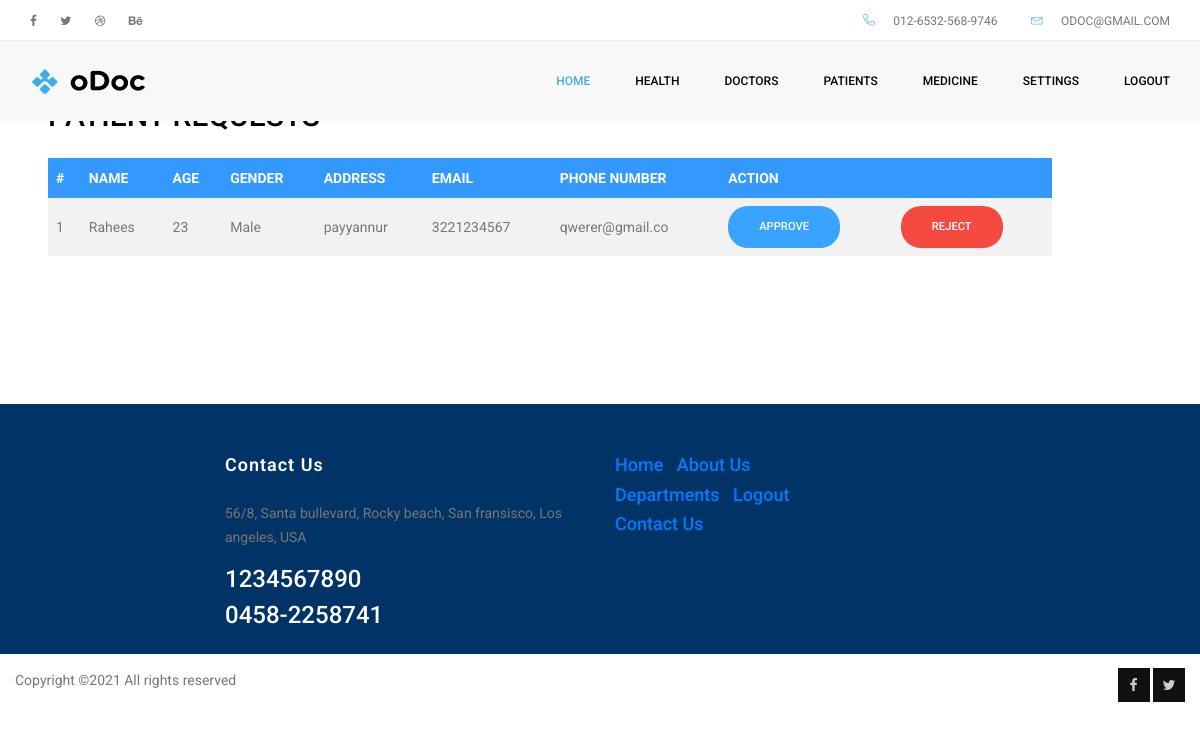
The app's page /admin/view_patient.php with its own data.
### tables this page shows
CREATE TABLE `patient_registration` (
  `id` int(11) NOT NULL,
  `name` varchar(20) NOT NULL,
  `user name` varchar(60) NOT NULL,
  `age` int(11) NOT NULL,
  `gender` varchar(60) NOT NULL,
  `address` varchar(100) NOT NULL,
  `phone number` varchar(10) NOT NULL,
  `email` varchar(100) NOT NULL,
  `password` varchar(200) NOT NULL,
  `image` varchar(200) NOT NULL,
  `status` varchar(100) NOT NULL
);

### admin/view_patient.php (the view, shortened to what this page needs)
<!doctype html>
<html lang="en">
<head>
    <link rel="stylesheet" href="../css/bootstrap.css">
    <link rel="stylesheet" href="../vendors/linericon/style.css">
    <link rel="stylesheet" href="../css/font-awesome.min.css">
    <link rel="stylesheet" href="../vendors/owl-carousel/owl.carousel.min.css">
    <link rel="stylesheet" href="../vendors/lightbox/simpleLightbox.css">
    <link rel="stylesheet" href="../vendors/nice-select/css/nice-select.css">
    <link rel="stylesheet" href="../vendors/animate-css/animate.css">
    <link rel="stylesheet" href="../vendors/jquery-ui/jquery-ui.css">
    <link rel="stylesheet" href="../css/style.css">
    <link rel="stylesheet" href="../css/responsive.css">
	     <link rel="stylesheet" href="../css/table.css">
</head>
<body>
	<header class="header_area">
	  <div class="top_menu row m0">
			<div class="container">
				<div class="float-left">
					<ul class="left_side">
						<li>
							<a href="#">
								<i class="fa fa-facebook-f"></i>
							</a>
						</li>
						<li>
							<a href="#">
								<i class="fa fa-twitter"></i>
							</a>
						</li>
						<li>
							<a href="#">
								<i class="fa fa-dribbble"></i>
							</a>
						</li>
						<li>
							<a href="#">
								<i class="fa fa-behance"></i>
							</a>
						</li>
					</ul>
				</div>
				<div class="float-right">
					<ul class="right_side">
						<li>
							<a href="#">
								<i class="lnr lnr-phone-handset"></i>
								012-6532-568-9746
							</a>
						</li>
						<li>
							<a href="#">
								<i class="lnr lnr-envelope"></i>
								odoc@gmail.com
							</a>
						</li>
					</ul>
				</div>
			</div>
		</div>
		<div class="main_menu">
			<nav class="navbar navbar-expand-lg navbar-light">
				<div class="container">
					<a class="navbar-brand logo_h" href="#">
						<img src="../img/logo1.png" alt="">
					</a>
					<div class="collapse navbar-collapse offset" id="navbarSupportedContent">
						<div class="row ml-0 w-100">
							<div class="col-lg-12 pr-0">
								<ul class="nav navbar-nav center_nav pull-right">
									<li class="nav-item active" >
										<a class="nav-link" href="admin_home.php">Home</a>
									</li><li class="nav-item submenu dropdown">
										<a href="#" class="nav-link dropdown-toggle" data-toggle="dropdown" role="button" aria-haspopup="true" aria-expanded="false">health</a>
									</li>
                                    <li class="nav-item submenu dropdown">
										<a href="#" class="nav-link dropdown-toggle" data-toggle="dropdown" role="button" aria-haspopup="true" aria-expanded="false">Doctors</a>
									</li>
                                    <li class="nav-item submenu dropdown">
										<a href="#" class="nav-link dropdown-toggle" data-toggle="dropdown" role="button" aria-haspopup="true" aria-expanded="false">Patients</a>
									</li>
									 <li class="nav-item submenu dropdown">
										<a href="#" class="nav-link dropdown-toggle" data-toggle="dropdown" role="button" aria-haspopup="true" aria-expanded="false">Medicine</a>
									</li>
                                    <li class="nav-item submenu dropdown">
										<a href="#" class="nav-link dropdown-toggle" data-toggle="dropdown" role="button" aria-haspopup="true" aria-expanded="false">Settings</a>
									</li>
									<li class="nav-item ">
										<a class="nav-link" href="../logout.php">logout</a>
									</li>
								</ul>
							</div>
						</div>
					</div>
				</div>
			</nav>
		</div>
	</header>
   <section class="team-area section_gap">
      <div id="content" class="p-4 p-md-5" style="margin-right:100px">
<h2 class="mb-4">PATIENT REQUESTS</h2>
   <form method="post">
<table style="margin-right:-250px">
<?php
$i=1;
$con=mysqli_connect("localhost","root","","find_my_doctor");
$v="select * from patient_registration where status='pending'";
$f=mysqli_query($con,$v);
if(mysqli_num_rows($f)>0)
{?>
<tr>
<th>#</th>
<th>NAME</th>
<th>AGE</th>
<th>GENDER</th>
<th>ADDRESS</th>
<th>EMAIL</th>
<th>PHONE NUMBER</th>
<th colspan="2">ACTION</th>
</tr>
<?php
while($g=mysqli_fetch_array($f))
{
?>
<tr><td><?php echo $i;?></td>
<td>
<?php echo $g['name'];?>
</td>
<td>
<?php echo $g['age'];?>
</td>
<td>
<?php echo $g['gender'];?>
</td>
<td>
<?php echo $g['address'];?>
</td>
<td>
<?php echo $g['phone number'];?>
</td>
<td>
<?php echo $g['email'];?>
</td>
<td><a href="patnt_approve.php?id=<?php echo $g['id'];?>" class="genric-btn info circle">APPROVE</a></td>
<td><a href="patnt_reject.php?id=<?php echo $g['id'];?>" class="genric-btn danger circle">REJECT</a></td>
</tr>
<?php
$i=$i+1;
}
}
else
{
?>
 <font color="#FF0000" size="+3" face="Times New Roman, Times, serif"><?php echo "NO REQUESTS FOUND";?></font>
 <?php
}
?>
</table>
</form>
      </div>
	<section class="team-area section_gap"></section>
    <footer class="footer-area section_gap">
		<div class="container" style="height:150px">
			<div class="row">
				<div class="col-lg-2  col-md-6">
				</div>
				<div class="col-lg-4  col-md-6">
					<div class="single-footer-widget mail-chimp">
						<h6 class="mb-20">Contact Us</h6>
						<p>
							56/8, Santa bullevard, Rocky beach, San fransisco, Los angeles, USA
						</p>
						<h3>1234567890</h3>
						<h3>0458-2258741</h3>
					</div>
				</div>
				<div class="col-lg-6  col-md-12">
					<div class="single-footer-widget newsletter">
						<h4><a href="../index.php">Home</a>&nbsp;&nbsp;&nbsp;<a href="../about.php">About Us</a></h4>
                        <h4><a href="../department.php">Departments</a>&nbsp;&nbsp;&nbsp;<a href="../logout.php">Logout</a></h4>
                        <h4><a href="../contact.php">Contact Us</a></h4>
					</div>
				</div>
			</div>
			<div class="row footer-bottom d-flex justify-content-between" style="margin-top:-50px">
				<p class=" footer-text m-0">
Copyright &copy;<script>document.write(new Date().getFullYear());</script> All rights reserved
				</p>
				<div class=" footer-social" style="margin-left:100px">
					<a href="#">
						<i class="fa fa-facebook"></i>
					</a>
					<a href="#">
						<i class="fa fa-twitter"></i>
					</a>
				</div>
			</div>
		</div>
	</footer>
</body>
</html>

### css/table.css (style rules this page uses)
table { border-collapse: collapse; width: 100%; }
th, td { text-align: left; padding: 8px; }
tr:nth-child(even) { background-color: #f2f2f2 }
th { background-color:#3399FF; color: white; }

### records on screen
patient_registration: name "Rahees", age "23", gender "Male", address "payyannur", phone number "3221234567", email "qwerer@gmail.co"
